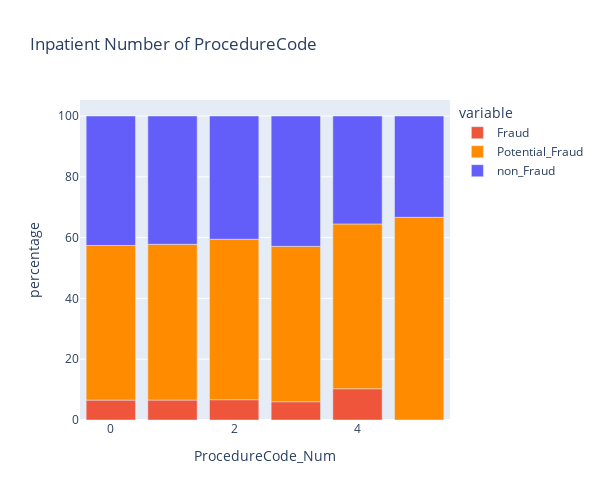

Write notebook code for a chart like this one.
### Code cell
fig8 = in_pro.plot.bar(x='ProcedureCode_Num', y=['Fraud',
                                            'Potential_Fraud',
                                            'non_Fraud'],
                      title="Inpatient Number of ProcedureCode",
                      color_discrete_map={'non_Fraud':'#635EFA', 
                                                   'Potential_Fraud': '#FF8C00',
                                           'Fraud':'#EF553B'}, width=600, height=500,labels={"value": "percentage"})

fig8.show()

### Figure 1 — Plotly figure (JSON) as saved in the notebook; plotly's stock layout.template omitted (floating-point values rounded to 4 significant figures)
{"data": [{"alignmentgroup": "True", "hovertemplate": "variable=Fraud<br>ProcedureCode_Num=%{x}<br>percentage=%{y}<extra></extra>", "legendgroup": "Fraud", "marker": {"color": "#EF553B"}, "name": "Fraud", "offsetgroup": "Fraud", "orientation": "v", "showlegend": true, "textposition": "auto", "type": "bar", "x": [0, 1, 2, 3, 4, 5], "xaxis": "x", "y": [6.539, 6.573, 6.683, 6.007, 10.28, 0], "yaxis": "y"}, {"alignmentgroup": "True", "hovertemplate": "variable=Potential_Fraud<br>ProcedureCode_Num=%{x}<br>percentage=%{y}<extra></extra>", "legendgroup": "Potential_Fraud", "marker": {"color": "#FF8C00"}, "name": "Potential_Fraud", "offsetgroup": "Potential_Fraud", "orientation": "v", "showlegend": true, "textposition": "auto", "type": "bar", "x": [0, 1, 2, 3, 4, 5], "xaxis": "x", "y": [50.87, 51.22, 52.77, 51.12, 54.21, 66.67], "yaxis": "y"}, {"alignmentgroup": "True", "hovertemplate": "variable=non_Fraud<br>ProcedureCode_Num=%{x}<br>percentage=%{y}<extra></extra>", "legendgroup": "non_Fraud", "marker": {"color": "#635EFA"}, "name": "non_Fraud", "offsetgroup": "non_Fraud", "orientation": "v", "showlegend": true, "textposition": "auto", "type": "bar", "x": [0, 1, 2, 3, 4, 5], "xaxis": "x", "y": [42.59, 42.21, 40.54, 42.87, 35.51, 33.33], "yaxis": "y"}], "layout": {"barmode": "relative", "height": 500, "legend": {"title": {"text": "variable"}, "tracegroupgap": 0}, "title": {"text": "Inpatient Number of ProcedureCode"}, "width": 600, "xaxis": {"anchor": "y", "domain": [0, 1], "title": {"text": "ProcedureCode_Num"}}, "yaxis": {"anchor": "x", "domain": [0, 1], "title": {"text": "percentage"}}}}
